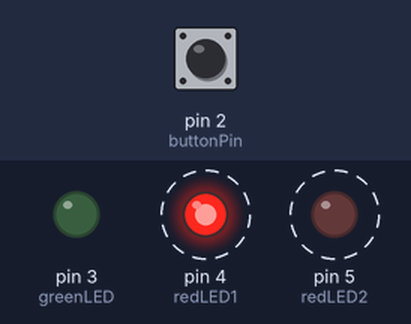
Bench run of a sketch on a simulated Arduino Uno, built with avr-gcc and run on an emulated ATmega328P. Shown: output pins drawn as LEDs (lit = HIGH). Dashed ring = blinking. The test bench sets the inputs (shaded band); at power-on: pin 2 (buttonPin) HIGH.

Above: at 1.8 s.
1.9 s: pin 2 (buttonPin) pulled LOW for 3.2 s
At 2.9 s:
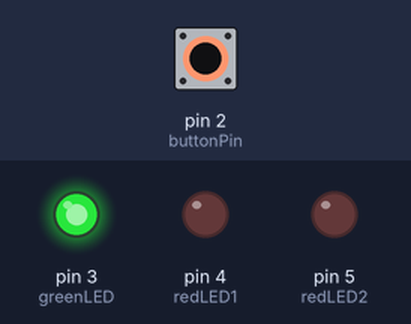
At 5.22 s:
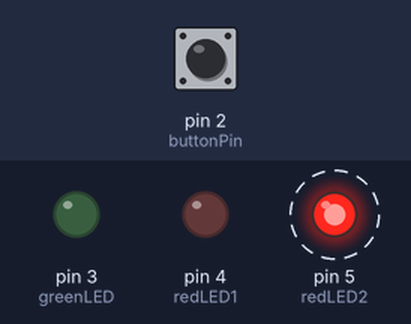
Timing chart, 0 to 12.6 s (numbered marks = the images above; inputs shaded):
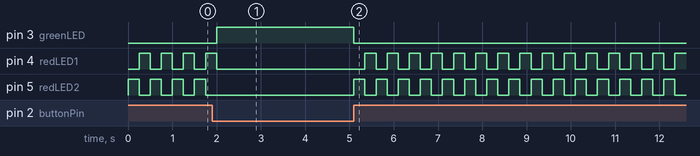

Measured:
- after the input at 1.9 s, pin 3 (greenLED): LOW → HIGH after 0.10 s, → LOW 3.1 s later
- by itself, pin 4 (redLED1): repeats every 0.50 s: HIGH 0.25 s, LOW 0.25 s

The sketch:

SpaceshipIntereference.ino
```cpp
const int buttonPin = 2;
const int greenLED = 3;
const int redLED1 = 4;
const int redLED2 = 5;

int switchState = 0;

void setup() {
  // Set our LED pins as outputs
  pinMode(greenLED, OUTPUT);
  pinMode(redLED1, OUTPUT);
  pinMode(redLED2, OUTPUT);

  // Set button pin as input. (If you aren't using an external resistor on your breadboard, change this to INPUT_PULLUP)
  pinMode(buttonPin, INPUT);
}

void loop() {
  // Read the state of the button
  switchState = digitalRead(buttonPin);

  if (switchState == LOW) {
    // The button is NOT pressed: Green LED is on, Red LEDs are off
    digitalWrite(greenLED, HIGH);
    digitalWrite(redLED1, LOW);
    digitalWrite(redLED2, LOW);
  }
  else {
    // The button IS pressed: Green LED goes off, Reds blink alternatively
    digitalWrite(greenLED, LOW);

    digitalWrite(redLED1, LOW);
    digitalWrite(redLED2, HIGH);
    delay(250); // wait for a quarter second

    // Toggle the red LEDs
    digitalWrite(redLED1, HIGH);
    digitalWrite(redLED2, LOW);
    delay(250); // wait for a quarter second
  }
} // Go back to the beginning of the loop
```
